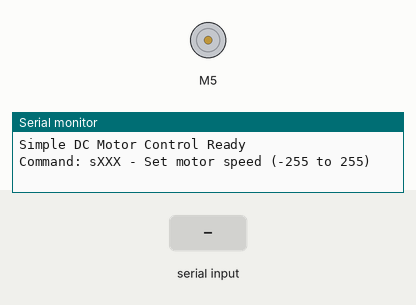
This sketch was run on a simulated Arduino Uno, built with avr-gcc and run on an emulated ATmega328P. On the bench: DC motor (green arrow = forward, orange = backward, longer = faster), the last lines printed to the serial monitor. The inputs (shaded band) are chosen by the test bench.

Above: at 1.2 s.
1.3 s: "s90\n" received over Serial
At 2.1 s:
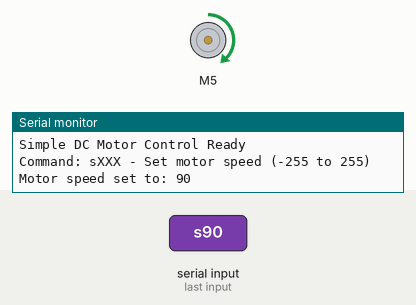
2.8 s: "s,45\n" received over Serial
At 3.2 s:
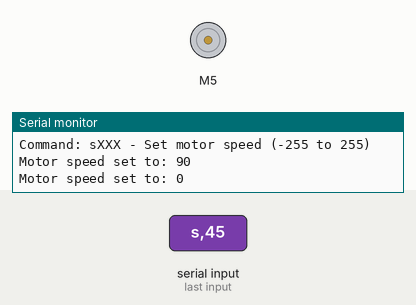
Timing chart, 0 to 5.8 s (numbered marks = the images above; inputs shaded):
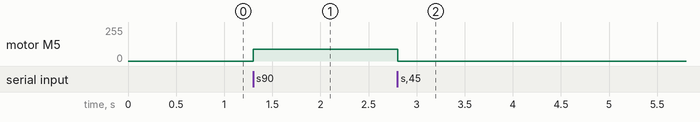

Measured:
- after the input at 1.3 s, motor M5: stopped → forward 90/255 at once
- after the input at 2.8 s, motor M5: forward 90/255 → stopped at once

The sketch:

DCmotorTest.ino
```cpp
#include <CytronMotorDriver.h>

// Motor Driver configuration
#define MOTOR_PWM_PIN 5   // PWM pin for controlling motor speed
#define MOTOR_DIR_PIN 4   // Motor direction pin

// Create an instance of the motor driver
CytronMD motor(PWM_DIR, MOTOR_PWM_PIN, MOTOR_DIR_PIN);

// Variables to store motor state
int motorSpeed = 0;
String inputString = "";

void setup() {
  // Initialize serial communication
  Serial.begin(9600);

  // Initialize motor (stopped)
  motor.setSpeed(0);

  // Print instructions
  Serial.println("Simple DC Motor Control Ready");
  Serial.println("Command: sXXX - Set motor speed (-255 to 255)");
}

void loop() {
  // Process serial input when complete command is received
  while (Serial.available()) {
    char inChar = (char)Serial.read();
    if (inChar == '\n') {
      processCommand(inputString);
      inputString = "";
    } else {
      inputString += inChar;
    }
  }
}

void processCommand(String command) {
  command.trim();  // Remove any whitespace

  if (command.startsWith("s")) {
    // Extract speed value from command
    int newSpeed = command.substring(1).toInt();

    // Constrain speed value to valid range
    newSpeed = constrain(newSpeed, -255, 255);

    // Set motor speed using Cytron library
    motor.setSpeed(newSpeed);
    Serial.println("Motor speed set to: " + String(newSpeed));
  } else {
    Serial.println("Invalid command. Use sXXX where XXX is between -255 and 255");
  }
}
```
